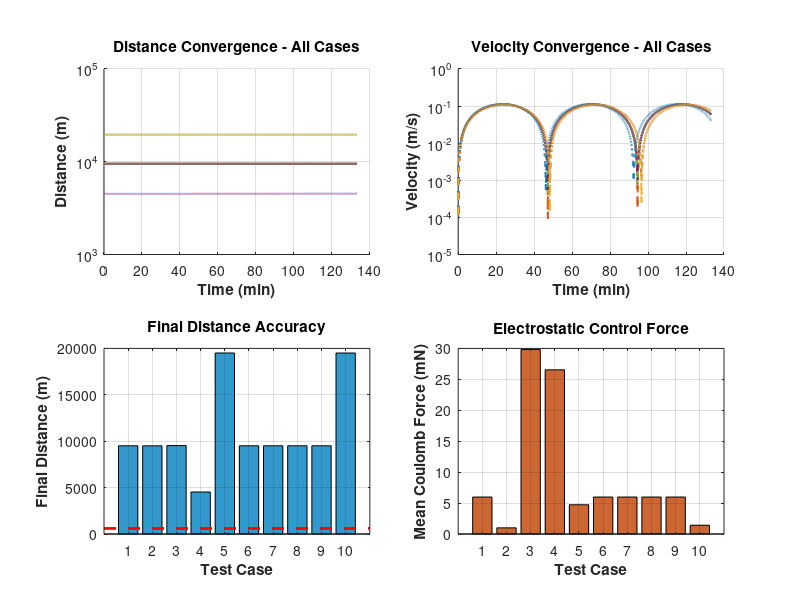
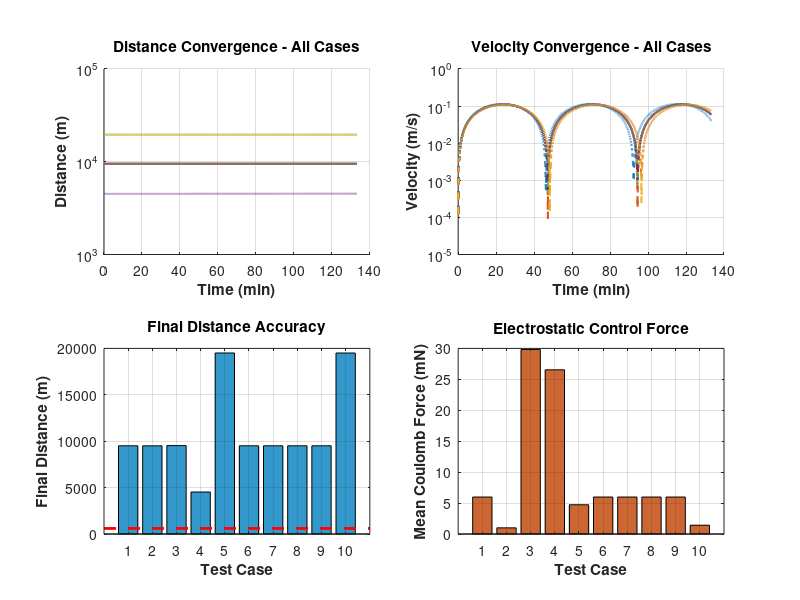
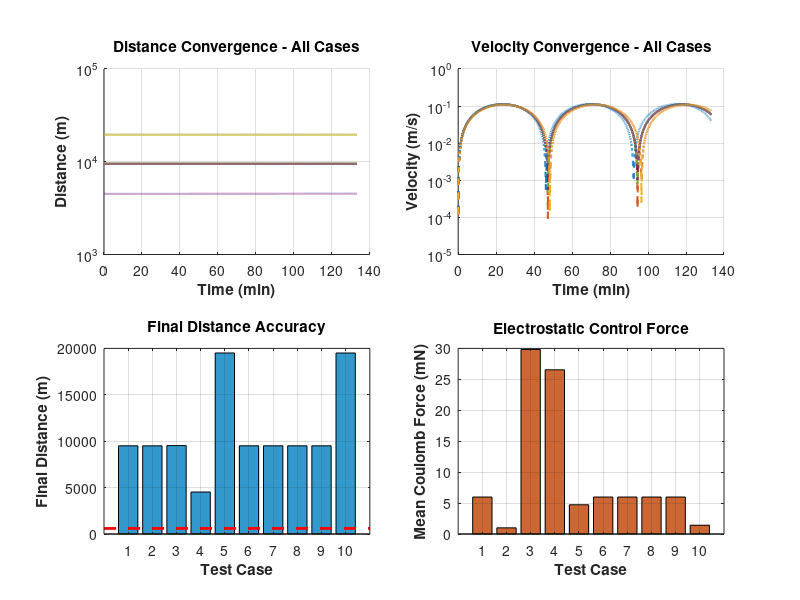

Write the MATLAB code that produced these figures, in order.
%% COULOMB TRACTOR COMPREHENSIVE TEST SUITE
% Test electrostatic approach with varied parameters
clear; clc; close all;

fprintf('========================================\n');
fprintf('COULOMB TRACTOR TEST SUITE\n');
fprintf('========================================\n\n');

%% TEST CASES
test_cases = struct();

% Case 1: Nominal
test_cases(1).name = 'Nominal';
test_cases(1).altitude = 500;
test_cases(1).initial_dist = 10;
test_cases(1).debris_mass = 10;
test_cases(1).debris_charge = 6e-3;
test_cases(1).max_chaser_charge = 0.01;

% Case 2: Low debris charge
test_cases(2).name = 'Low Debris Charge';
test_cases(2).altitude = 500;
test_cases(2).initial_dist = 10;
test_cases(2).debris_mass = 10;
test_cases(2).debris_charge = 1e-3;  % Much lower
test_cases(2).max_chaser_charge = 0.01;

% Case 3: High debris charge
test_cases(3).name = 'High Debris Charge';
test_cases(3).altitude = 500;
test_cases(3).initial_dist = 10;
test_cases(3).debris_mass = 10;
test_cases(3).debris_charge = 15e-3;  % Higher
test_cases(3).max_chaser_charge = 0.02;  % Need more capacity

% Case 4: Close start
test_cases(4).name = 'Close Start (5km)';
test_cases(4).altitude = 500;
test_cases(4).initial_dist = 5;
test_cases(4).debris_mass = 10;
test_cases(4).debris_charge = 6e-3;
test_cases(4).max_chaser_charge = 0.01;

% Case 5: Far start
test_cases(5).name = 'Far Start (20km)';
test_cases(5).altitude = 500;
test_cases(5).initial_dist = 20;
test_cases(5).debris_mass = 10;
test_cases(5).debris_charge = 10e-3;  % Need higher charge for far distance
test_cases(5).max_chaser_charge = 0.02;

% Case 6: Heavy debris
test_cases(6).name = 'Heavy Debris (20kg)';
test_cases(6).altitude = 500;
test_cases(6).initial_dist = 10;
test_cases(6).debris_mass = 20;
test_cases(6).debris_charge = 6e-3;
test_cases(6).max_chaser_charge = 0.01;

% Case 7: Light debris
test_cases(7).name = 'Light Debris (5kg)';
test_cases(7).altitude = 500;
test_cases(7).initial_dist = 10;
test_cases(7).debris_mass = 5;
test_cases(7).debris_charge = 6e-3;
test_cases(7).max_chaser_charge = 0.01;

% Case 8: Low altitude
test_cases(8).name = 'Low Altitude (400km)';
test_cases(8).altitude = 400;
test_cases(8).initial_dist = 10;
test_cases(8).debris_mass = 10;
test_cases(8).debris_charge = 6e-3;
test_cases(8).max_chaser_charge = 0.01;

% Case 9: High altitude
test_cases(9).name = 'High Altitude (600km)';
test_cases(9).altitude = 600;
test_cases(9).initial_dist = 10;
test_cases(9).debris_mass = 10;
test_cases(9).debris_charge = 6e-3;
test_cases(9).max_chaser_charge = 0.01;

% Case 10: Worst case
test_cases(10).name = 'Worst Case';
test_cases(10).altitude = 600;
test_cases(10).initial_dist = 20;
test_cases(10).debris_mass = 20;
test_cases(10).debris_charge = 3e-3;  % Low charge
test_cases(10).max_chaser_charge = 0.02;

n_cases = length(test_cases);

%% RUN ALL TEST CASES
results = struct();
mu = 398600;
R_earth = 6371;
k_e = 8.99e9;
m_chaser = 100;

fprintf('Running %d test cases...\n\n', n_cases);

for idx = 1:n_cases
    fprintf('========================================\n');
    fprintf('TEST CASE %d: %s\n', idx, test_cases(idx).name);
    fprintf('========================================\n');

    % Extract parameters
    altitude = test_cases(idx).altitude;
    r = R_earth + altitude;
    n = sqrt(mu/r^3);

    initial_dist = test_cases(idx).initial_dist;
    m_debris = test_cases(idx).debris_mass;
    Q_debris = test_cases(idx).debris_charge;
    Q_max = test_cases(idx).max_chaser_charge;

    fprintf('  Altitude: %.0f km\n', altitude);
    fprintf('  Initial distance: %.0f km\n', initial_dist);
    fprintf('  Debris mass: %.0f kg\n', m_debris);
    fprintf('  Debris charge: %.1e C\n', Q_debris);
    fprintf('  Max chaser charge: %.1e C\n\n', Q_max);

    % Initial conditions
    x0 = 0;
    y0 = -initial_dist;
    z0 = 0.1;
    vx0 = 0; vy0 = 0; vz0 = 0;

    % Approach target
    xd = 0; yd = -0.5; zd = 0;  % 500m target

    % Time parameters
    dt = 1;
    t_max = 8000;  % Longer for difficult cases
    N = floor(t_max/dt);

    % Storage
    dist_hist = zeros(1, N);
    vel_hist = zeros(1, N);
    time_hist = (0:N-1)*dt;
    force_hist = zeros(1, N);
    charge_hist = zeros(1, N);

    % State
    x = x0; y = y0; z = z0;
    vx = vx0; vy = vy0; vz = vz0;

    % Control gains
    k_app = 8*n;
    lambda_app = 4*n;

    converged = false;
    conv_time = nan;

    fprintf('  Simulating...\n');

    for i = 1:N
        % Position error
        ex = x - xd;
        ey = y - yd;
        ez = z - zd;
        r_rel = sqrt(ex^2 + ey^2 + ez^2);

        dist_hist(i) = r_rel;
        vel_mag = sqrt(vx^2 + vy^2 + vz^2);
        vel_hist(i) = vel_mag;

        % Desired acceleration
        ax_des = -lambda_app*(vx + k_app*ex);
        ay_des = -lambda_app*(vy + k_app*ey);
        az_des = -lambda_app*(vz + k_app*ez);

        a_des_mag = sqrt(ax_des^2 + ay_des^2 + az_des^2);

        % Required Coulomb force
        if r_rel > 0.001
            F_required = a_des_mag * m_chaser * 1e6;  % Convert to N
            Q_chaser_required = -F_required * (r_rel*1000)^2 / (k_e * Q_debris);
            Q_chaser = max(-Q_max, min(Q_max, Q_chaser_required));
        else
            Q_chaser = 0;
        end

        charge_hist(i) = Q_chaser;

        % Actual Coulomb acceleration
        if r_rel > 0.001
            F_coulomb = k_e * abs(Q_chaser * Q_debris) / (r_rel*1000)^2;
            force_hist(i) = F_coulomb;

            a_coulomb_mag = F_coulomb / (m_chaser*1e3) / 1000;  % km/s²

            if Q_chaser * Q_debris < 0
                % Attraction
                a_coulomb_x = -a_coulomb_mag * ex / r_rel;
                a_coulomb_y = -a_coulomb_mag * ey / r_rel;
                a_coulomb_z = -a_coulomb_mag * ez / r_rel;
            else
                % Repulsion
                a_coulomb_x = a_coulomb_mag * ex / r_rel;
                a_coulomb_y = a_coulomb_mag * ey / r_rel;
                a_coulomb_z = a_coulomb_mag * ez / r_rel;
            end
        else
            F_coulomb = 0;
            force_hist(i) = 0;
            a_coulomb_x = 0; a_coulomb_y = 0; a_coulomb_z = 0;
        end

        % HCW dynamics
        ax = 3*n^2*x + 2*n*vy + a_coulomb_x;
        ay = -2*n*vx + a_coulomb_y;
        az = -n^2*z + a_coulomb_z;

        % Simple Euler integration (faster for testing)
        vx = vx + dt*ax;
        vy = vy + dt*ay;
        vz = vz + dt*az;

        x = x + dt*vx;
        y = y + dt*vy;
        z = z + dt*vz;

        % Check convergence
        if r_rel*1000 < 600 && vel_mag*1000 < 1.0
            if ~converged
                converged = true;
                conv_time = time_hist(i);
                fprintf('  ✓ Converged at t = %.1f min\n', conv_time/60);
            end
        end

        % Check if diverging badly
        if r_rel > initial_dist*2
            fprintf('  ✗ Diverging - stopping\n');
            break;
        end
    end

    % Trim histories
    dist_hist = dist_hist(1:i);
    vel_hist = vel_hist(1:i);
    time_hist = time_hist(1:i);
    force_hist = force_hist(1:i);
    charge_hist = charge_hist(1:i);

    % Store results
    results(idx).name = test_cases(idx).name;
    results(idx).converged = converged;
    results(idx).final_dist = dist_hist(end);  % km
    results(idx).final_vel = vel_hist(end);   % km/s
    results(idx).time_to_conv = conv_time;
    results(idx).mean_force = mean(force_hist);
    results(idx).mean_charge = mean(abs(charge_hist));
    results(idx).dist_hist = dist_hist;
    results(idx).vel_hist = vel_hist;
    results(idx).time_hist = time_hist;

    fprintf('  Final distance: %.1f m\n', dist_hist(end)*1000);
    fprintf('  Final velocity: %.3f m/s\n', vel_hist(end)*1000);
    fprintf('  Mean force: %.2e N\n', results(idx).mean_force);
    fprintf('  Mean charge: %.2e C\n\n', results(idx).mean_charge);
end

%% SUMMARY
fprintf('========================================\n');
fprintf('TEST SUITE SUMMARY\n');
fprintf('========================================\n\n');

success_count = sum([results.converged]);
fprintf('Success rate: %d/%d (%.1f%%)\n\n', success_count, n_cases, ...
        100*success_count/n_cases);

fprintf('%-25s %12s %12s %12s %10s\n', 'Test Case', 'Final Dist', 'Final Vel', 'Conv Time', 'Status');
fprintf('%s\n', repmat('-', 1, 85));

for idx = 1:n_cases
    status_str = 'PASS';
    if ~results(idx).converged
        status_str = 'FAIL';
    end

    if isnan(results(idx).time_to_conv)
        time_str = 'N/A';
    else
        time_str = sprintf('%.1f min', results(idx).time_to_conv/60);
    end

    fprintf('%-25s %10.2f m %10.4f m/s %12s %10s\n', ...
            results(idx).name, ...
            results(idx).final_dist*1000, ...
            results(idx).final_vel*1000, ...
            time_str, ...
            status_str);
end

fprintf('\n');

%% VISUALIZATION
fprintf('Generating plots...\n');

% Create test results folder
test_results_folder = 'coulomb_test_results';
if ~exist(test_results_folder, 'dir')
    mkdir(test_results_folder);
end

figure('Position', [50 50 1600 1000], 'Color', 'w');

% Distance convergence for all cases
subplot(2,2,1)
colors = lines(n_cases);
hold on
for idx = 1:n_cases
    if results(idx).converged
        plot(results(idx).time_hist/60, results(idx).dist_hist*1000, ...
             'LineWidth', 2, 'Color', colors(idx,:));
    else
        plot(results(idx).time_hist/60, results(idx).dist_hist*1000, ...
             '--', 'LineWidth', 1.5, 'Color', colors(idx,:));
    end
end
grid on
xlabel('Time (min)', 'FontWeight', 'bold')
ylabel('Distance (m)', 'FontWeight', 'bold')
title('Distance Convergence - All Cases', 'FontWeight', 'bold')
set(gca, 'YScale', 'log')

% Velocity convergence
subplot(2,2,2)
hold on
for idx = 1:n_cases
    if results(idx).converged
        plot(results(idx).time_hist/60, results(idx).vel_hist*1000, ...
             'LineWidth', 2, 'Color', colors(idx,:));
    else
        plot(results(idx).time_hist/60, results(idx).vel_hist*1000, ...
             '--', 'LineWidth', 1.5, 'Color', colors(idx,:));
    end
end
grid on
xlabel('Time (min)', 'FontWeight', 'bold')
ylabel('Velocity (m/s)', 'FontWeight', 'bold')
title('Velocity Convergence - All Cases', 'FontWeight', 'bold')
set(gca, 'YScale', 'log')

% Final distance comparison
subplot(2,2,3)
final_dists = [results.final_dist]*1000;  % Convert to meters
bar(1:n_cases, final_dists, 'FaceColor', [0.2 0.6 0.8])
hold on
plot([0, n_cases+1], [600, 600], 'r--', 'LineWidth', 2)
grid on
xlabel('Test Case', 'FontWeight', 'bold')
ylabel('Final Distance (m)', 'FontWeight', 'bold')
title('Final Distance Accuracy', 'FontWeight', 'bold')
set(gca, 'XTick', 1:n_cases, 'XTickLabel', 1:n_cases)
xlim([0, n_cases+1])

% Mean Coulomb force
subplot(2,2,4)
mean_forces = [results.mean_force]*1e3;  % Convert to mN
bar(1:n_cases, mean_forces, 'FaceColor', [0.8 0.4 0.2])
grid on
xlabel('Test Case', 'FontWeight', 'bold')
ylabel('Mean Coulomb Force (mN)', 'FontWeight', 'bold')
title('Electrostatic Control Force', 'FontWeight', 'bold')
set(gca, 'XTick', 1:n_cases, 'XTickLabel', 1:n_cases)
xlim([0, n_cases+1])

saveas(gcf, fullfile(test_results_folder, 'coulomb_test_results.png'));
saveas(gcf, fullfile(test_results_folder, 'coulomb_test_results.fig'));
print(gcf, fullfile(test_results_folder, 'coulomb_test_results_highres.png'), '-dpng', '-r300');

fprintf('\n');
fprintf('Results saved to: %s/\n', test_results_folder);

%% EXPORT CSV
csv_file = fullfile(test_results_folder, 'coulomb_test_summary.csv');
fid = fopen(csv_file, 'w');
fprintf(fid, 'Test Case,Final Distance (m),Final Velocity (m/s),Convergence Time (min),Mean Force (mN),Status\n');
for idx = 1:n_cases
    status_str = 'PASS';
    if ~results(idx).converged
        status_str = 'FAIL';
    end

    if isnan(results(idx).time_to_conv)
        time_val = -1;
    else
        time_val = results(idx).time_to_conv/60;
    end

    fprintf(fid, '%s,%.2f,%.4f,%.1f,%.2f,%s\n', ...
            results(idx).name, ...
            results(idx).final_dist*1000, ...
            results(idx).final_vel*1000, ...
            time_val, ...
            results(idx).mean_force*1e3, ...
            status_str);
end
fclose(fid);

fprintf('CSV exported: %s\n\n', csv_file);

fprintf('========================================\n');
fprintf('COULOMB TRACTOR TEST SUITE COMPLETE\n');
fprintf('========================================\n');
